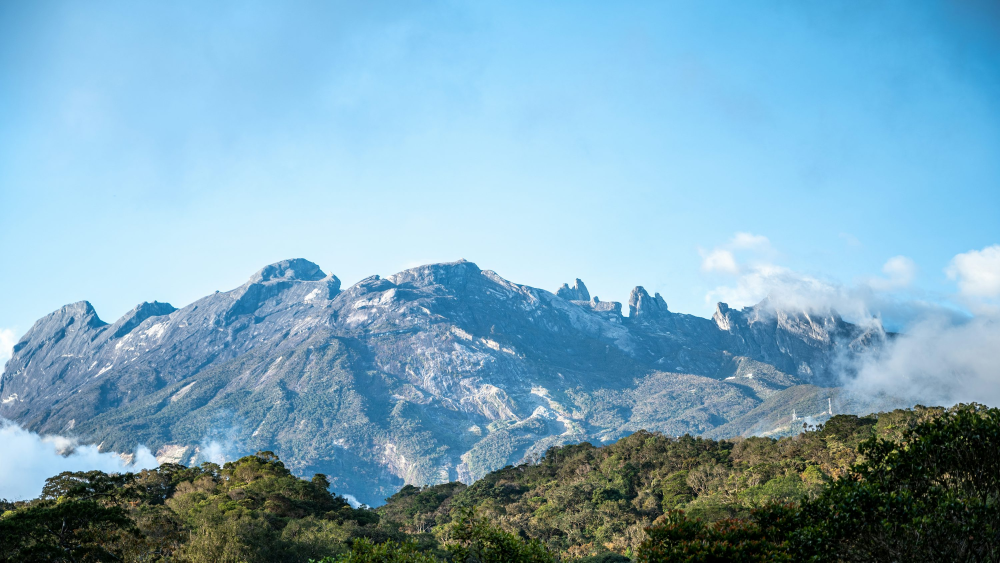
#> input picture image.jpg, 3000 x 1688 px (shown at 1/3 size)
$ python chapter_image2.py
#> lines starting #> are read from the running program, lines starting #| are printed output that depends on the picture
from PIL import Image

# Memuat gambar
image = Image.open('image.jpg')
#> image is the input picture: PIL image 3000x1688 RGB; mean R, G, B 125.5, 168, 188.9

# Menyimpan gambar
image.save('result.jpg')

#Cropping
cropped_image = image.crop((10, 10, 200, 200))
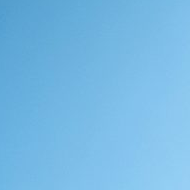
#> cropped_image: PIL image 190x190 RGB; mean R, G, B 118.8, 185.7, 228.7
cropped_image.save('cropped_result.jpg')

#Resizing
resized_image = cropped_image.resize((100, 100))
resized_image.save('resized_result.jpg')

from PIL import ImageFilter

#Filltering
filtered_image = resized_image.filter(ImageFilter.BLUR)
filtered_image.save('filtered_result.jpg')
